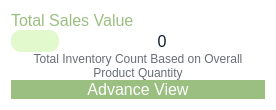
                 <widget class="QFrame" name="horizontalFrame_3">
                  <property name="styleSheet">
                   <string notr="true">background-color: rgb(255, 255, 255);
border-radius: 20px;</string>
                  </property>
                  <layout class="QHBoxLayout" name="horizontalLayout_31">
                   <item>
                    <layout class="QHBoxLayout" name="horizontalLayout_34">
                     <item>
                      <layout class="QHBoxLayout" name="horizontalLayout_22">
                       <item>
                        <layout class="QVBoxLayout" name="verticalLayout_13">
                         <property name="spacing">
                          <number>0</number>
                         </property>
                         <item>
                          <widget class="QLabel" name="Total_sales_value">
                           <property name="sizePolicy">
                            <sizepolicy hsizetype="Preferred" vsizetype="Fixed">
                             <horstretch>0</horstretch>
                             <verstretch>0</verstretch>
                            </sizepolicy>
                           </property>
                           <property name="font">
                            <font>
                             <pointsize>12</pointsize>
                            </font>
                           </property>
                           <property name="styleSheet">
                            <string notr="true">color: #9ABF80;</string>
                           </property>
                           <property name="text">
                            <string>Total Sales Value</string>
                           </property>
                          </widget>
                         </item>
                         <item>
                          <layout class="QGridLayout" name="gridLayout_10">
                           <item row="0" column="0">
                            <widget class="QLabel" name="label_44">
                             <property name="sizePolicy">
                              <sizepolicy hsizetype="Preferred" vsizetype="Fixed">
                               <horstretch>0</horstretch>
                               <verstretch>0</verstretch>
                              </sizepolicy>
                             </property>
                             <property name="maximumSize">
                              <size>
                               <width>48</width>
                               <height>48</height>
                              </size>
                             </property>
                             <property name="styleSheet">
                              <string notr="true">background-color: rgb(225, 249, 205);
padding: 4px;
border-radius: 10px;</string>
                             </property>
                             <property name="text">
                              <string/>
                             </property>
                             <property name="pixmap">
                              <pixmap resource="resources.qrc">:/resources/sales-icons/total_sale_value.svg</pixmap>
                             </property>
                             <property name="scaledContents">
                              <bool>true</bool>
                             </property>
                            </widget>
                           </item>
                           <item row="0" column="1">
                            <widget class="QLabel" name="Total_Sales_Value_sales">
                             <property name="font">
                              <font>
                               <pointsize>12</pointsize>
                              </font>
                             </property>
                             <property name="styleSheet">
                              <string notr="true">color: rgb(14, 28, 44);</string>
                             </property>
                             <property name="text">
                              <string>0</string>
                             </property>
                             <property name="alignment">
                              <set>Qt::AlignmentFlag::AlignCenter</set>
                             </property>
                            </widget>
                           </item>
                          </layout>
                         </item>
                         <item>
                          <widget class="QLabel" name="label_32">
                           <property name="sizePolicy">
                            <sizepolicy hsizetype="Preferred" vsizetype="Fixed">
                             <horstretch>0</horstretch>
                             <verstretch>0</verstretch>
                            </sizepolicy>
                           </property>
                           <property name="styleSheet">
                            <string notr="true">color: rgb(104, 109, 118);</string>
                           </property>
                           <property name="text">
                            <string>Total Inventory Count Based on Overall Product Quantity</string>
                           </property>
                           <property name="alignment">
                            <set>Qt::AlignmentFlag::AlignCenter</set>
                           </property>
                           <property name="wordWrap">
                            <bool>true</bool>
                           </property>
                          </widget>
                         </item>
                         <item>
                          <widget class="QPushButton" name="pushButton_13">
                           <property name="maximumSize">
                            <size>
                             <width>16777215</width>
                             <height>40</height>
                            </size>
                           </property>
                           <property name="font">
                            <font>
                             <pointsize>12</pointsize>
                            </font>
                           </property>
                           <property name="styleSheet">
                            <string notr="true">QPushButton{
background: #9ABF80;
color: rgb(255, 255, 255);
border:none;
border-radius: 10px;
}
QPushButton:hover{
	background-color: rgb(110, 136, 91);
}</string>
                           </property>
                           <property name="text">
                            <string>Advance View</string>
                           </property>
                           <property name="icon">
                            <iconset>
                             <normalon>:/resources/product-icons/advance_view.svg</normalon>
                            </iconset>
                           </property>
                           <property name="iconSize">
                            <size>
                             <width>28</width>
                             <height>28</height>
                            </size>
                           </property>
                          </widget>
                         </item>
                        </layout>
                       </item>
                      </layout>
                     </item>
                    </layout>
                   </item>
                  </layout>
                 </widget>
